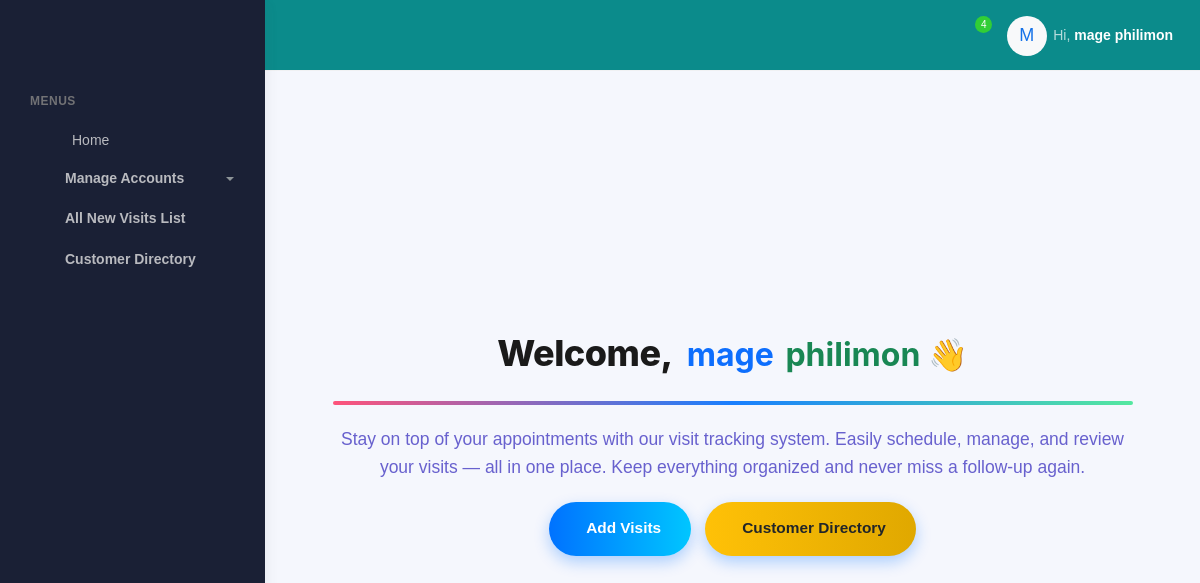
Page /add-visit/ (signed in) on the committed database.
### visits/models.py (models this page shows, shortened)
class CustomUser(AbstractBaseUser, PermissionsMixin):
    POSITION_CHOICES = [
        ('Head of Sales', 'Head of Sales'),
        ('Facilitator', 'Facilitator'),
        ('Product Brand Manager', 'Product Brand Manager'),
        ('Corporate Manager', 'Corporate Manager'),
        ('Corporate Officer', 'Corporate Officer'),
        ('Zonal Sales Executive', 'Zonal Sales Executive'),
        ('Mobile Sales Officer', 'Mobile Sales Officer'),
        ('Desk Sales Officer', 'Desk Sales Officer'),
        ('Admin', 'Admin'),
    ]
    ZONE_CHOICES = [
        ('Coast Zone', 'Coast Zone'),
        ('Corporate', 'Corporate'),
        ('Central Zone', 'Central Zone'),
        ('Southern Zone', 'Southern Zone'),
        ('Northern Zone', 'Northern Zone'),
        ('Lake Zone', 'Lake Zone'),
    ]
    BRANCH_CHOICES = [
        ('Chanika', 'Chanika'),
        ('Mikocheni', 'Mikocheni'),
        ('Morogoro', 'Morogoro'),
        ('Zanzibar', 'Zanzibar'),
        ('ANDO HQ', 'ANDO HQ'),
        ('Dodoma', 'Dodoma'),
        ('Singida', 'Singida'),
        ('Tabora', 'Tabora'),
        ('Mbeya', 'Mbeya'),
        ('Tunduma', 'Tunduma'),
        ('Arusha', 'Arusha'),
        ('Moshi', 'Moshi'),
        ('Mwanza', 'Mwanza'),
        ('Geita', 'Geita'),
    ]
    COMPANY_CHOICES = [
        ('ANDO', 'ANDO'),
        ('KAM', 'KAM'),
        ('MATE', 'MATE'),
    ]
    company_name = models.CharField(max_length=50, choices=COMPANY_CHOICES, null=True, blank=True)
    email = models.EmailField(unique=True)
    first_name = models.CharField(max_length=50, null=True, blank=True)
    last_name = models.CharField(max_length=50, null=True, blank=True)
    is_active = models.BooleanField(default=True)
    is_staff = models.BooleanField(default=False)
    date_joined = models.DateTimeField(default=timezone.now)
    position = models.CharField(max_length=100, choices=POSITION_CHOICES, null=True, blank=True)
    zone = models.CharField(max_length=100, choices=ZONE_CHOICES, null=True, blank=True)
    branch = models.CharField(max_length=100, choices=BRANCH_CHOICES, null=True, blank=True)
    contact = models.CharField(
        max_length=13,
        null=True,
        blank=True,
        validators=[
            RegexValidator(
                regex=r'^(?:\+255|0)[67][0-9]\d{7}$',
                message="Enter a valid Tanzanian phone number (e.g. +255712345678 or 0712345678)"
            )
        ]
    )
    objects = CustomUserManager()
    USERNAME_FIELD = 'email'
    REQUIRED_FIELDS = []
    def get_full_name(self):
        return f"{self.first_name} {self.last_name}".strip()

### visits/views.py (the view)
# urls.py: path('add-visit/', views.add_visit, name='add_visit'),
def add_visit(request):
    return render(request, 'users/add_vist.html')

### templates/users/add_vist.html (shortened to what this page needs)
{% extends "users/base.html" %}
{% load static %}
{% block content %}
  {% include "users/sidebar.html" %}
  <div class="main-panel">
    <div class="main-header">
      {% include "users/nav.html" %}
    </div>
    <div class="container">
      <div class="page-inner">
        <div class="d-flex align-items-left align-items-md-center flex-column flex-md-row pt-2 pb-4">
        </div>
        <div class="d-flex justify-content-center align-items-center" style="min-height: 80vh;">
          <div class="w-100" style="max-width: 800px;">
            <h1 class="text-center mb-4" style="font-family: 'Inter', sans-serif;">
              <span style="font-size: 36px; font-weight: 800; color: #1a1a1a; display: inline-block; letter-spacing: -0.5px;">
                Welcome,
              </span>
              <span style="font-size: 32px; font-weight: 700; color: #0d6efd; margin-left: 6px;">
                {{ request.user.first_name|default:"User" }}
              </span>
              <span style="font-size: 32px; font-weight: 700; color: #198754; margin-left: 4px;">
                {{ request.user.last_name|default:"" }}
              </span>
              <span style="font-size: 32px; font-weight: 700; color: #6c757d;">👋</span>
            </h1>
            <hr style="height: 4px; border: none; background: linear-gradient(90deg, #ff416c, #0072ff, #42e695); opacity: 0.9; margin: 20px 0; border-radius: 3px;">
            <p class="text-secondary fs-5 text-center mb-4" style="line-height: 1.6;">
              Stay on top of your appointments with our visit tracking system.
              Easily schedule, manage, and review your visits — all in one place.
              Keep everything organized and never miss a follow-up again.
            </p>
            <div class="text-center">
              <div class="d-flex flex-column flex-md-row justify-content-center gap-3">
                <a href="{%url 'new_visit' %}" class="gradient-btn">
                   Add Visits
                </a>
                <a href="" class="gradient-btn bg-warning text-dark">
                   Customer Directory
                </a>
              </div>
            </div>
          </div>
        </div>
      </div>
    </div>
  </div>
{% endblock %}

### templates/users/nav.html (shortened to what this page needs)
{% load static %}
<nav class="navbar navbar-header navbar-expand-lg border-bottom" style="background-color: rgb(11, 139, 139)">
  <div class="container-fluid">
    <ul class="navbar-nav topbar-nav ms-md-auto align-items-center">
      <li class="nav-item topbar-icon dropdown hidden-caret">
        <a class="nav-link dropdown-toggle text-white" href="#" id="notifDropdown" role="button" data-bs-toggle="dropdown" aria-haspopup="true" aria-expanded="false">
          <span class="notification">4</span>
        </a>
      </li>
      <li class="nav-item topbar-user dropdown hidden-caret">
        <a class="dropdown-toggle profile-pic text-white" data-bs-toggle="dropdown" href="#" aria-expanded="false">
          <div class="avatar-sm">
            <div class="avatar-initial rounded-circle bg-light text-primary d-flex align-items-center justify-content-center" style="width: 40px; height: 40px; font-size: 18px;">
              {% if request.user.is_authenticated %}
                {{ request.user.first_name|slice:":1"|default:"U"|upper }}
              {% else %}
                G
              {% endif %}
            </div>
          </div>
          <span class="profile-username">
            <span class="op-7">Hi,</span>
            {% if request.user.is_authenticated %}
              <span class="fw-bold">{{ request.user.first_name }} {{ request.user.last_name }}</span>
            {% else %}
              <span class="fw-bold">Guest</span>
            {% endif %}
          </span>
        </a>
      </li>
    </ul>
  </div>
</nav>

### templates/users/add_vist.html (style rules this page uses)
.gradient-btn { display: inline-block; font-size: 1.1rem; font-weight: 600; padding: 14px 30px; color: #fff !important; background: linear-gradient(90deg, #0072ff, #00c6ff); border: none; border-radius: 50px; box-shadow: 0 6px 15px rgba(0, 114, 255, 0.3); transition: all 0.3s ease; text-decoration: none; white-space: nowrap; }
.gradient-btn.bg-warning { background: linear-gradient(90deg, #ffc107, #e0a800); color: #212529 !important; }

### rows in the picture
CustomUser: user.first_name "M", user.first_name "mage", user.last_name "philimon"
